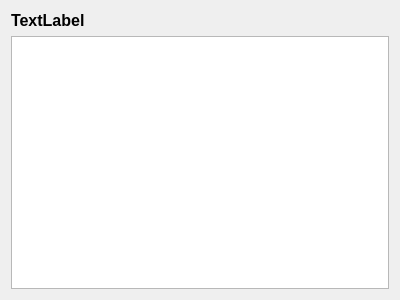
<?xml version="1.0" encoding="UTF-8"?>
<ui version="4.0">
 <class>Dialog</class>
 <widget class="QDialog" name="Dialog">
  <property name="geometry">
   <rect>
    <x>0</x>
    <y>0</y>
    <width>400</width>
    <height>300</height>
   </rect>
  </property>
  <property name="windowTitle">
   <string>Dialog</string>
  </property>
  <layout class="QVBoxLayout" name="verticalLayout">
   <item>
    <widget class="QLabel" name="label">
     <property name="font">
      <font>
       <pointsize>12</pointsize>
       <weight>75</weight>
       <bold>true</bold>
      </font>
     </property>
     <property name="text">
      <string>TextLabel</string>
     </property>
    </widget>
   </item>
   <item>
    <widget class="QTextBrowser" name="textBrowser"/>
   </item>
  </layout>
 </widget>
 <layoutdefault spacing="6" margin="11"/>
 <resources/>
 <connections/>
</ui>
